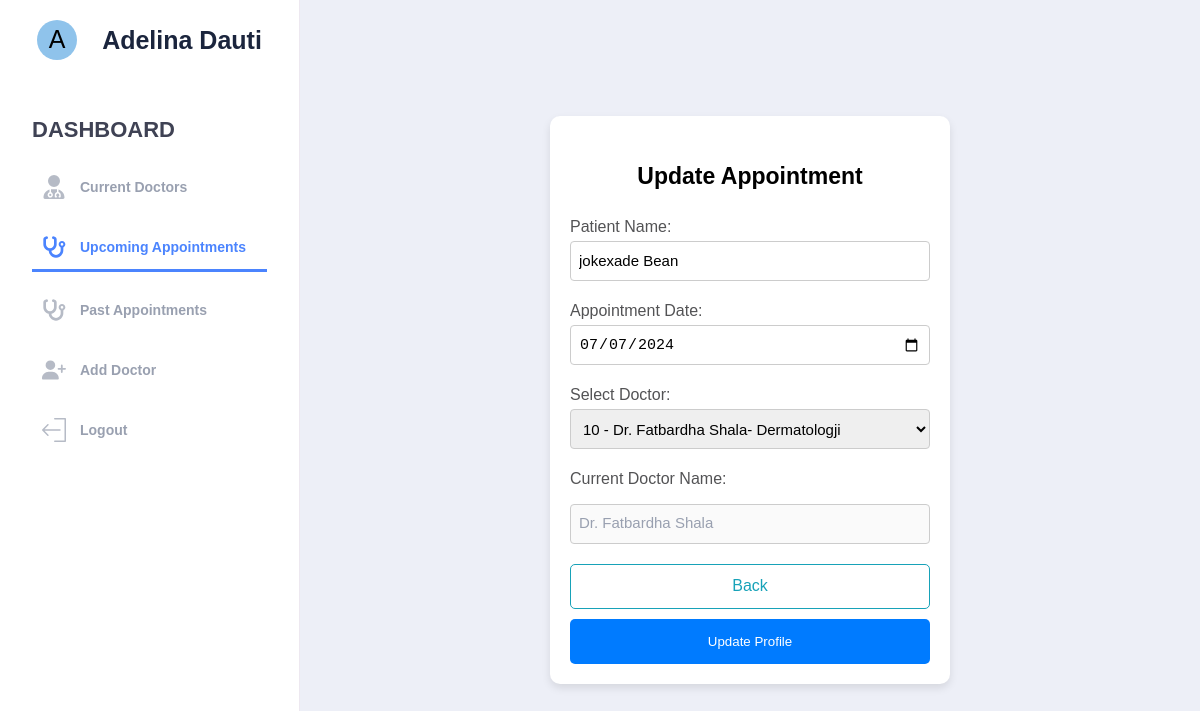
/admin/crud/update_appointments.php?id=41 (signed in), run on the app's committed database.
### tables this page shows
CREATE TABLE IF NOT EXISTS `appointments` (
  `appointment_id` int NOT NULL AUTO_INCREMENT,
  `user_id` int NOT NULL,
  `doctor_id` int NOT NULL,
  `patient_name` varchar(255) NOT NULL,
  `appointment_date` date NOT NULL,
  `created_at` timestamp NOT NULL DEFAULT CURRENT_TIMESTAMP,
  PRIMARY KEY (`appointment_id`),
  KEY `doctor_id` (`doctor_id`),
  KEY `user_id` (`user_id`)
);

CREATE TABLE IF NOT EXISTS `doctors` (
  `doctor_id` int NOT NULL AUTO_INCREMENT,
  `user_id` int NOT NULL,
  `name` varchar(255) NOT NULL,
  `specialization` varchar(255) NOT NULL,
  PRIMARY KEY (`doctor_id`),
  KEY `user_id` (`user_id`)
);

### admin/admin_validate/validateUpdateAppoMedical.php (called while the page is built, shortened)
<?php
if (isset($_SESSION["admin"])) {
    require_once "../../validate/connect.php";
    $id = $_GET["id"];
    $sql = "SELECT * FROM appointments WHERE appointment_id=?";
    $stmt_select = mysqli_prepare($connect, $sql);
    mysqli_stmt_bind_param($stmt_select, "i", $id);
    mysqli_stmt_execute($stmt_select);
    $result = mysqli_stmt_get_result($stmt_select);
    $row = mysqli_fetch_assoc($result);
} else if (isset($_SESSION["doctor"])) {
    header("Location: ../../doctor/index.php");
} else if (isset($_SESSION["user"])) {
    header("Location: ../../index.php");
} else {
    header("Location: ../../index.php");
}

### admin/crud/update_appointments.php (the view, shortened to what this page needs)
<?php
if (isset($_SESSION["admin"])) {
?>
    <!DOCTYPE html>
    <html lang="en">
    <head>
        <link rel="stylesheet" href="https://cdnjs.cloudflare.com/ajax/libs/font-awesome/5.15.4/css/all.min.css" />
        <link rel="stylesheet" href="https://cdnjs.cloudflare.com/ajax/libs/font-awesome/4.7.0/css/font-awesome.min.css" />
        <link rel="stylesheet" href="../admin_css/style.css" />
        <link rel="stylesheet" href="../admin_css/update_form.css" />
    </head>
    <body>
        <div class="dashboard">
            <header id="myLinks" class="menu-wrap">
                <div class="user">
                    <div class="user">
                        <div class="user-avatar">
                            <?php
                            if (isset($_SESSION['adminfullname'])) {
                                $first_letter = substr($_SESSION['adminfullname'], 0, 1);
                                echo strtoupper($first_letter);
                            }
                            ?>
                        </div>
                        <h1><?php if (isset($_SESSION["adminfullname"])) {
                                echo $_SESSION["adminfullname"];
                            }; ?></h1>
                    </div>
                </div>
                <nav>
                    <section class="manage">
                        <h2>Dashboard</h2>
                        <ul>
                            <li>
                                <a href="../dashboard.php">
                                    Current Doctors
                                </a>
                            </li>
                            <li class="active">
                                <a href="../upcomingappointments.php" style="color: #4b84fe;">
                                    Upcoming Appointments
                                </a>
                            </li>
                            <li>
                                <a href="../pastappointments.php">
                                    Past Appointments
                                </a>
                            </li>
                            <li>
                                <a href="add_doctor.php">
                                    Add Doctor
                                </a>
                            </li>
                            <li>
                                <?php if (isset($_SESSION["admin"])) { ?>
                                    <a class="btn" href="../../validate/logout.php">
                                        Logout</a>
                                <?php } ?>
                            </li>
                        </ul>
                    </section>
                </nav>
            </header>
            <main class="content-wrap">
                <div class="content">
                    <div class="container">
                        <?php require_once "../admin_validate/validateUpdateAppoMedical.php" ?>
                        <div class="card">
                            <div class="card-header">
                                <h4 style="font-size: 23px;color: black;">Update Appointment</h4>
                            </div>
                            <div class="card-body">
                                <form method="post" enctype="multipart/form-data">
                                    <div class="form-group">
                                        <label for="patient_name" class="form-label">Patient Name:</label>
                                        <input type="text" name="patient_name" class="form-control" value="<?php echo $row['patient_name']; ?>">
                                    </div>
                                    <div class="form-group">
                                        <label for="appointment_date" class="form-label">Appointment Date:</label>
                                        <input type="date" name="appointment_date" class="form-control" value="<?php echo $row['appointment_date']; ?>">
                                    </div>
                                    <div class="form-group">
                                        <label for="doctor_id" class="form-label">Select Doctor:</label>
                                        <select name="doctor_id" id="doctor_id" class="form-control">
                                            <?php
                                            require_once "../../validate/connect.php";
                                            $doctorQuery = "SELECT * FROM doctors";
                                            $doctorResult = mysqli_query($connect, $doctorQuery);
                                            while ($doctorRow = mysqli_fetch_assoc($doctorResult)) {
                                                $doctorValue = $doctorRow['doctor_id'] . '|' . $doctorRow['name'] . '|' . $doctorRow['specialization'];
                                                echo "<option value='{$doctorValue}'";
                                                if ($doctorRow['doctor_id'] == $row['doctor_id']) {
                                                    echo " selected";
                                                }
                                                echo ">{$doctorRow['doctor_id']} - {$doctorRow['name']}- {$doctorRow['specialization']}</option>";
                                            }
                                            ?>
                                        </select>
                                    </div>
                                    <div class="form-group">
                                        <?php
                                        $id = $_GET["id"];
                                        $sqlDocName = "SELECT doc.name FROM appointments appo, doctors doc WHERE appointment_id=$id AND appo.doctor_id = doc.doctor_id";
                                        $resultDocName = mysqli_query($connect, $sqlDocName);
                                        $rowDocName = mysqli_fetch_assoc($resultDocName);
                                        ?>
                                        <label class="form-label">Current Doctor Name:</label>
                                        <p class="form-control" style="background-color: #FAFAFA;cursor: not-allowed"><?php echo $rowDocName['name']; ?></p>
                                    </div>
                                    <div class="buttons">
                                        <div class="buttons">
                                            <a href="../upcomingappointments.php" class="btn btn-outline-info width-btn-2">Back</a>
                                            <button type="submit" name="update_appointment" class="btn btn-primary width-btn-2">Update Profile</button>
                                        </div>
                                </form>
                            </div>
                        </div>
                    </div>
                </div>
            </main>
    </body>
    </html>
<?php
} else if (isset($_SESSION["doctor"])) {
    header("Location: ../../doctor/index.php");
} else if (isset($_SESSION["user"])) {
    header("Location: ../../index.php");
} else {
    header("Location: ../../index.php");
}
?>

### admin/admin_css/style.css (style rules this page uses)
* { box-sizing: border-box; }
html, body { color: #99a0b0; width: 100%; min-height: 100%; background-color: #EDEFF7; font-size: 16px; line-height: 120%; font-family: Open Sans, Helvetica, sans-serif; margin: 0; padding: 0; scroll-behavior: smooth; }
a:link, a:visited { color: #99a0b0; text-decoration: none; }
.dashboard { display: flex; width: 100%; height: 100%; }
.menu-wrap { width: 300px; padding-bottom: 3em; background: #fff; border-right: 1px solid #ede8f0; height: 100vh; overflow-y: auto; position: fixed; }
.menu-wrap .user { height: 80px; display: flex; align-items: center; justify-content: center; margin: 0; }
.active { border-bottom: 3px solid #4b84fe; }
.menu-wrap .user .user-avatar { width: 40px; height: 40px; border-radius: 50%; display: flex; overflow: hidden; justify-content: center; align-items: center; font-size: 25px; color: black; background-color: rgb(143, 195, 235); }
.menu-wrap .user h1 { margin: 0; padding: 0 0 0 1em; color: #1b253d; font-weight: 700; font-size: 25px; line-height: 100%; }
.menu-wrap nav { display: block; padding: 0 2em; }
.menu-wrap nav section { display: block; padding: 40px 0; }
.menu-wrap nav h2 { margin: auto; font-size: 22px; text-transform: uppercase; color: #3F4254; font-weight: 600; padding-bottom: 10px; }
.menu-wrap nav ul { display: block; padding: 0; margin: 0; }
.menu-wrap nav li { display: block; padding: 0; margin: 1em 0 0; padding: 10px; }
.menu-wrap nav li a { display: flex; align-items: center; justify-content: flex-start; color: #99a0b0; text-decoration: none; font-weight: 600; font-size: 0.875em; transition: color 0.15s ease; }
.menu-wrap nav li a svg { display: block; margin-right: 1em; }
.content-wrap { flex: 1; padding: 0 48px 48px 48px; overflow: auto; margin-left: 300px; }

### admin/admin_css/update_form.css (style rules this page uses)
* { box-sizing: border-box; }
html, body { scroll-behavior: smooth; font-family: Arial, sans-serif; background-color: #EDEFF7 !important; margin: 0; padding: 0; box-sizing: border-box; }
.content-wrap .content .container { display: flex; justify-content: center; align-items: center; height: 100vh; }
.content-wrap .content .container .card { width: 100%; max-width: 400px; background-color: white; border-radius: 10px; padding: 20px; box-shadow: 0 4px 8px rgba(0, 0, 0, 0.1); }
.content-wrap .content .container .card .card-header { text-align: center; margin-bottom: 20px; }
.content-wrap .content .container .card .card-body form .form-group { margin-bottom: 20px; }
.content-wrap .content .container .card .card-body form .form-group .form-label { display: block; margin-bottom: 5px; color: #535355; }
.content-wrap .content .container .card .card-body form .form-group .form-control { width: 100%; height: 40px; padding: 8px; font-size: 15px; box-sizing: border-box; border: 1px solid #ccc; border-radius: 4px; outline: none; }
.content-wrap .content .container .card .card-body form .buttons { display: flex; flex-direction: column; gap: 10px; }
.content-wrap .content .container .card .card-body form .buttons .width-btn-2 { width: 100%; height: 45px; display: flex; justify-content: center; align-items: center; text-align: center; text-decoration: none; color: white; border: none; border-radius: 5px; cursor: pointer; }
.content-wrap .content .container .card .card-body form .buttons .btn-outline-info { background-color: transparent; border: 1px solid #17a2b8; color: #17a2b8; }
.content-wrap .content .container .card .card-body form .buttons .btn-primary { background-color: #007bff; }

### data on the page
appointments: patient_name "jokexade Bean", appointment_date "07/07/2024", doctor_id "10 - Dr. Fatbardha Shala- Dermatologji"
doctors: name "Dr. Fatbardha Shala"

### other printed values
$first_letter "A"
$_SESSION["adminfullname"] "Adelina Dauti"
